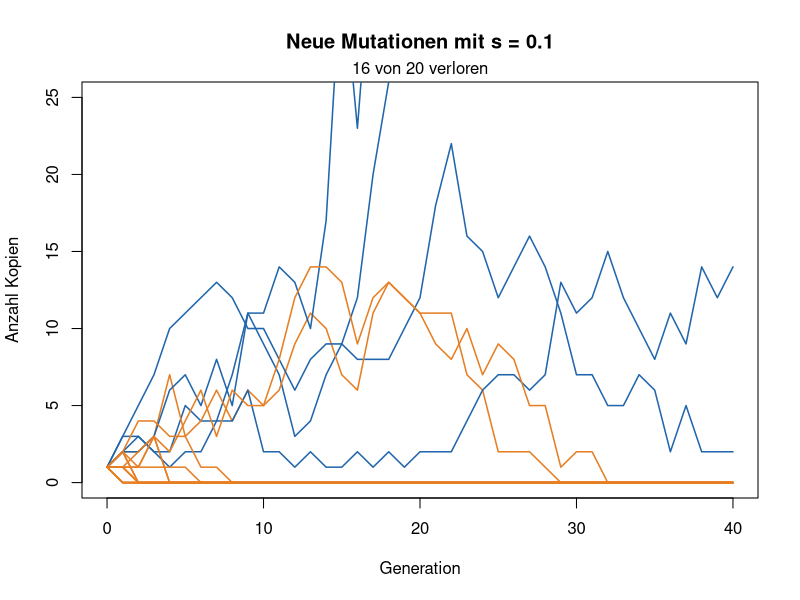
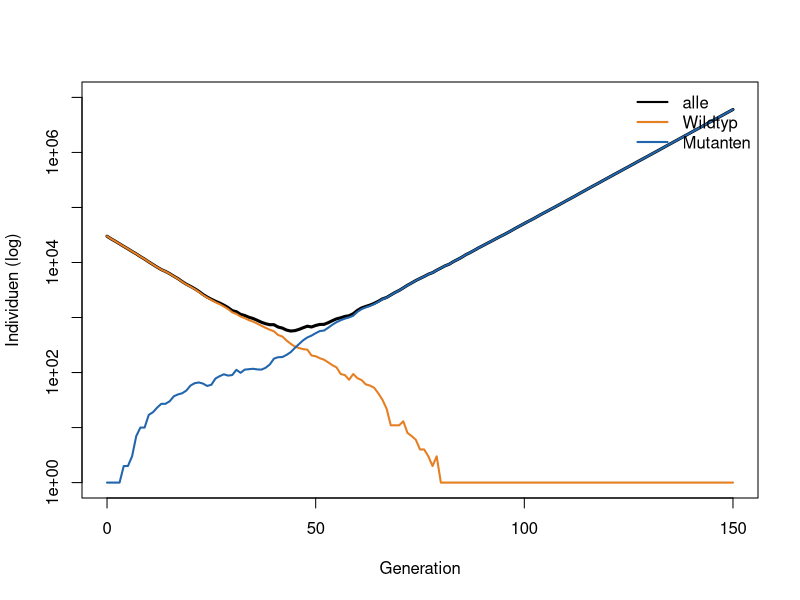
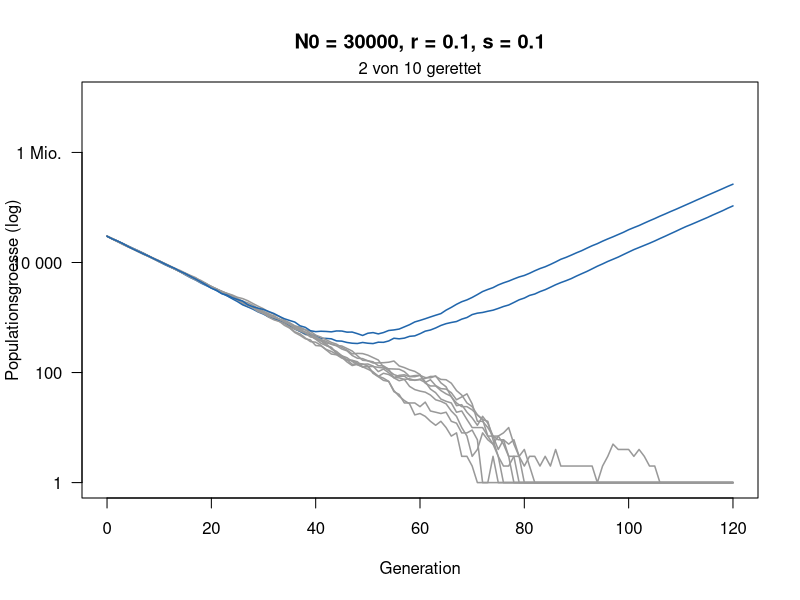
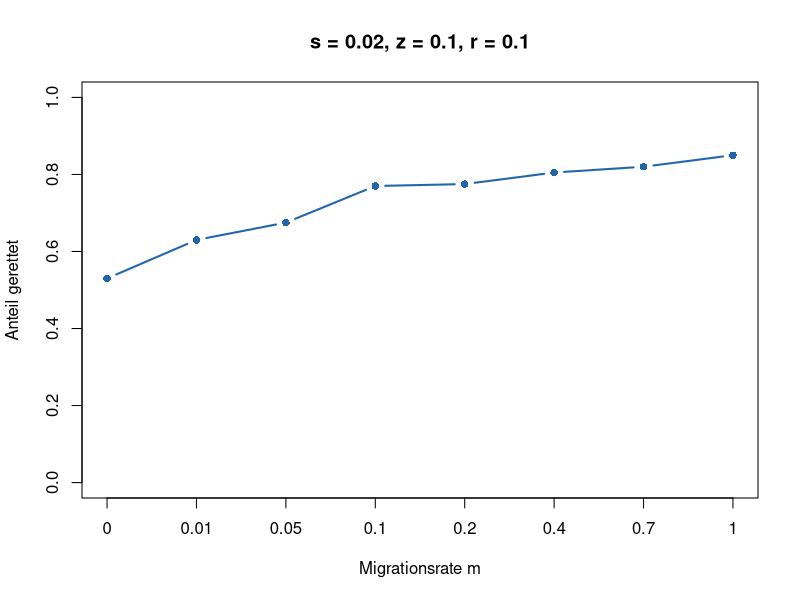
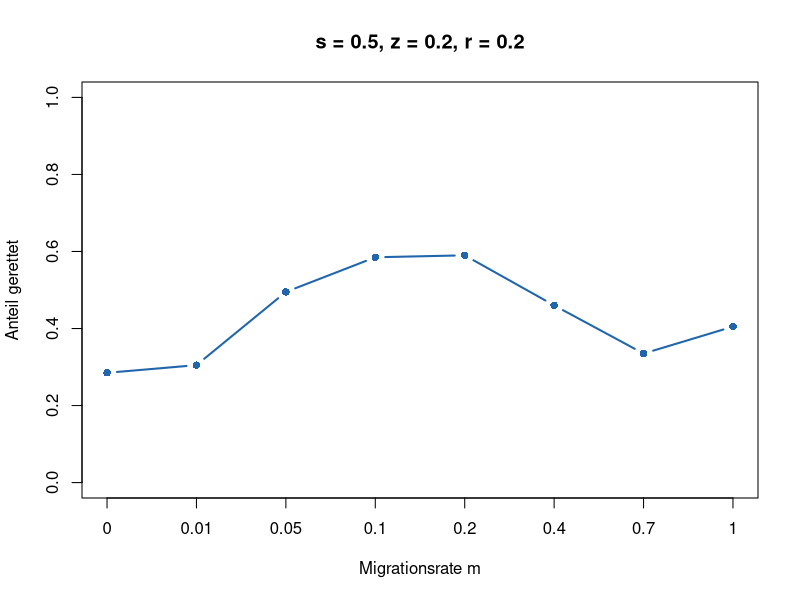

R code for these plots, in order:
# Woche 10 - Notebook (nur R, base R)
# Mutation und Rettung: neue Mutationen, evolutionaere Rettung, Elefanten, zwei Orte
# In RStudio: Working Directory = weeks/week-10, dann Zeile fuer Zeile ausfuehren.
# Quarto: notebook.qmd. Knit ohne Quarto: notebook.Rmd.

# Eine neue Mutation beginnt mit einer Kopie. Auch wenn sie vorteilhaft ist, geht sie oft durch Zufall verloren. Heute simulieren Sie zuerst, wie oft sich eine solche Mutation etabliert. Danach schrumpft eine Population, weil die Umwelt schlecht wird (z. B. ein Antibiotikum). Kann eine resistente Mutation sie retten?
#
# Das Modell. Jedes Individuum hat eine zufaellige Zahl von Nachkommen:
#
# - Mutante (resistent): im Mittel 1 + s Nachkommen,
# - Wildtyp im neuen Stress: im Mittel 1 - r Nachkommen, die Population schrumpft also jede Generation um den Anteil r,
# - Jeder Wildtyp-Nachkomme ist mit Wahrscheinlichkeit U = 0.00001 eine neue Mutante.
#
# Die Abbildungen.
#
# - Teil 1: x-Achse Generation, y-Achse Anzahl Kopien einer Mutation. Blau: ueberlebt, orange: verloren.
# - Teil 3: x-Achse Generation, y-Achse Anzahl Individuen auf einer log-Skala (1, 10, 100, ...). Orange: Wildtyp, blau: Mutanten, schwarz: alle zusammen.
# - Teil 4: x-Achse Generation, y-Achse Populationsgroesse (log). Blau: gerettet, grau: ausgestorben.

# Auftrag
# 1. Verfolgen Sie einzelne neue Mutationen und schaetzen Sie, wie oft sie sich etablieren.
# 2. Lesen und starten Sie ein kleines Programm, das eine schrumpfende Population simuliert.
# 3. Schaetzen Sie mit vielen Laeufen, wie oft sie gerettet wird, und wie das von N_0 und r abhaengt.
# 4. Bonus: Wie viel eher mussten Elefanten ohne Stosszaehne den Krieg ueberleben?
# 5. Bonus: Hilft Migration aus einer Zuflucht der Rettung?

# ===========================================================================
# 0 · Funktionen
# ===========================================================================
#
# Einfach ausfuehren.

# Eine Mutation ueber die Zeit: jede Kopie hat im Mittel 1 + s Nachkommen
linie <- function(s, generationen = 40) {
  n <- numeric(generationen + 1)
  n[1] <- 1
  for (t in seq_len(generationen)) n[t + 1] <- rpois(1, n[t] * (1 + s))
  n
}

zeige_linien <- function(s, anzahl = 20) {
  plot(NA, xlim = c(0, 40), ylim = c(0, 25), xlab = "Generation",
       ylab = "Anzahl Kopien", main = paste("Neue Mutationen mit s =", s))
  verloren <- 0
  for (i in seq_len(anzahl)) {
    n <- linie(s)
    weg <- n[41] == 0
    verloren <- verloren + weg
    lines(0:40, n, col = if (weg) "#e67e22" else "#2166ac", lwd = 1.5)
  }
  mtext(paste(verloren, "von", anzahl, "verloren"), side = 3, line = 0.2)
}

# 1 = etabliert (100 Kopien erreicht), 0 = verloren
schicksal <- function(s, grenze = 100) {
  n <- 1
  while (n > 0 && n < grenze) n <- rpois(1, n * (1 + s))
  as.numeric(n >= grenze)
}

schaetze_etablierung <- function(s, wiederholungen = 2000) {
  mean(replicate(wiederholungen, schicksal(s)))
}

# Eine schrumpfende Population: Wildtyp (1 - r), Mutanten (1 + s)
rettung_lauf <- function(N0, r, s, U = 1e-5, generationen = 120) {
  wt <- N0; mut <- 0
  N <- numeric(generationen + 1); N[1] <- N0
  for (t in seq_len(generationen)) {
    neu <- rbinom(1, wt, U)
    wt <- rpois(1, wt * (1 - r))
    mut <- min(rpois(1, mut * (1 + s)) + neu, 1e7)
    N[t + 1] <- wt + mut
  }
  N
}

zeige_rettung <- function(N0, r, s, anzahl = 10) {
  plot(NA, xlim = c(0, 120), ylim = c(1, 1e7), log = "y", xlab = "Generation",
       ylab = "Populationsgroesse (log)", yaxt = "n",
       main = paste0("N0 = ", N0, ", r = ", r, ", s = ", s))
  axis(2, at = 10^c(0, 2, 4, 6), labels = c("1", "100", "10 000", "1 Mio."), las = 1)
  gerettet <- 0
  for (i in seq_len(anzahl)) {
    N <- rettung_lauf(N0, r, s)
    ok <- N[121] > 0
    gerettet <- gerettet + ok
    lines(0:120, pmax(N, 1), col = if (ok) "#2166ac" else "grey60", lwd = 1.5)
  }
  mtext(paste(gerettet, "von", anzahl, "gerettet"), side = 3, line = 0.2)
}

# 1 = gerettet (1000 Mutanten), 0 = ausgestorben
rettung <- function(N0, r, s, U = 1e-5, grenze = 1000) {
  wt <- N0; mut <- 0
  repeat {
    neu <- rbinom(1, wt, U)
    wt <- rpois(1, wt * (1 - r))
    mut <- rpois(1, mut * (1 + s)) + neu
    if (mut >= grenze) return(1)
    if (wt + mut == 0) return(0)
  }
}

schaetze_rettung <- function(N0, r, s, wiederholungen = 300) {
  mean(replicate(wiederholungen, rettung(N0, r, s)))
}

# Naeherung (Orr & Unckless 2014)
formel <- function(N0, r, s, U = 1e-5) round(1 - exp(-2 * N0 * U * s / r), 2)

# ===========================================================================
# 1 · Eine neue Mutation
# ===========================================================================
#
# 20 neue Mutationen, jede startet mit einer Kopie und hat den Vorteil s = 0.1.

zeige_linien(s = 0.1)   # hier s aendern

# Aufgabe A
# 1. Wie viele der 20 Mutationen gehen verloren? Fuehren Sie den Block mehrmals aus.
# 2. Probieren Sie s = 0 und s = 0.3. Was aendert sich?
# 3. Warum geht eine vorteilhafte Mutation ueberhaupt verloren?

# ===========================================================================
# 2 · Wie oft etabliert sie sich?
# ===========================================================================
#
# schaetze_etablierung(s) simuliert 2000 neue Mutationen und gibt den Anteil zurueck, der sich etabliert (100 Kopien erreicht). Die Faustregel sagt: etwa 2s.

schaetze_etablierung(s = 0.1)   # hier s aendern
2 * 0.1                         # Faustregel

# Aufgabe B
# Fuellen Sie die Tabelle aus:
#
# | s | Simulation | Faustregel 2s |
# |---|---|---|
# | 0.02 |  |  |
# | 0.05 |  |  |
# | 0.1 |  |  |
# | 0.2 |  |  |
#
# Wann passt die Faustregel gut, wann weniger?

# ===========================================================================
# 3 · Ein Programm fuer Rettung
# ===========================================================================
#
# Jetzt schreiben wir das Modell selbst aus. Das ganze Programm hat drei Teile:
#
# 1. Zustand: Wie viele Wildtypen (wt) und wie viele Mutanten (mut) gibt es?
# 2. Eine Generation: neue Mutanten ziehen, dann Nachkommen ziehen.
# 3. Schleife: die Generation viele Male wiederholen.
#
# Neu ist rpois(1, mittel): eine zufaellige ganze Zahl mit Mittelwert mittel. Wir brauchen sie fuer die Zahl der Nachkommen einer ganzen Gruppe. Bei 1000 Wildtypen und r = 0.1 ist rpois(1, 900) etwa 900, aber nicht genau. rbinom kennen Sie aus Woche 9: Von wt Nachkommen ist jeder mit Wahrscheinlichkeit U ein Mutant.

N0 <- 30000   # Startgroesse
r  <- 0.1     # Rueckgang des Wildtyps pro Generation
s  <- 0.1     # Vorteil der Mutante
U  <- 1e-5    # Mutationsrate
generationen <- 150

# 1. Zustand: ein Platz pro Generation
wt  <- numeric(generationen + 1)
mut <- numeric(generationen + 1)
wt[1]  <- N0
mut[1] <- 0

# 2. und 3.: eine Generation, viele Male
for (t in 1:generationen) {
  neu        <- rbinom(1, wt[t], U)                # neue Mutanten unter den Wildtypen
  wt[t + 1]  <- rpois(1, wt[t] * (1 - r))          # Wildtyp: im Mittel 1 - r Nachkommen
  mut[t + 1] <- rpois(1, mut[t] * (1 + s)) + neu   # Mutanten: im Mittel 1 + s Nachkommen
}

plot(0:generationen, pmax(wt + mut, 1), type = "l", lwd = 3, log = "y",
     xlab = "Generation", ylab = "Individuen (log)", ylim = c(1, 1e7))
lines(0:generationen, pmax(wt, 1),  col = "#e67e22", lwd = 2)
lines(0:generationen, pmax(mut, 1), col = "#2166ac", lwd = 2)
legend("topright", c("alle", "Wildtyp", "Mutanten"), col = c("black", "#e67e22", "#2166ac"),
       lwd = 2, bty = "n")

which(mut > 0)[1] - 1   # in welcher Generation gibt es zum ersten Mal Mutanten?

# Aufgabe C
# 1. Fuehren Sie den Block mehrmals aus. Wann entsteht die erste Mutante? Wird die Population jedes Mal gerettet?
# 2. Suchen Sie in einer geretteten Population die U-Kurve. Wer schrumpft, wer waechst?
# 3. Setzen Sie U <- 0. Was passiert, und warum?
# 4. Manchmal entsteht eine Mutante und verschwindet wieder. Woran sieht man das in der Abbildung?

# --- Von einem Lauf zur Wahrscheinlichkeit ---
#
# Ein Lauf sagt nur: gerettet oder nicht. Um eine Wahrscheinlichkeit zu schaetzen, packen wir das Programm in eine Funktion und lassen sie viele Male laufen. Die Schleife laeuft jetzt so lange, bis die Population ausgestorben ist oder 1000 Mutanten hat (while: "solange").

ein_lauf <- function(N0, r, s, U = 1e-5) {
  wt <- N0
  mut <- 0
  while (wt + mut > 0 && mut < 1000) {   # solange nicht ausgestorben und nicht gerettet
    neu <- rbinom(1, wt, U)
    wt  <- rpois(1, wt * (1 - r))
    mut <- rpois(1, mut * (1 + s)) + neu
  }
  as.numeric(mut >= 1000)   # 1 = gerettet, 0 = ausgestorben
}

ergebnisse <- replicate(200, ein_lauf(N0 = 30000, r = 0.1, s = 0.1))
sum(ergebnisse)    # wie viele von 200 gerettet?
mean(ergebnisse)   # Anteil: Schaetzung der Wahrscheinlichkeit

# Das ist das ganze Rezept jeder solchen Simulation: Zustand, eine Generation, Schleife, Abbruch, viele Wiederholungen.

# ===========================================================================
# 4 · Viele Laeufe ansehen
# ===========================================================================
#
# Eine Population mit N_0 = 30\,000 Individuen geraet in Stress und schrumpft jede Generation um r = 10\,\%. Resistente Mutanten haben den Vorteil s = 0.1. Die Abbildung zeigt 10 Wiederholungen.

zeige_rettung(N0 = 30000, r = 0.1, s = 0.1)   # hier N0 oder r aendern

# Aufgabe D
# 1. Beschreiben Sie eine blaue Kurve: Was passiert zuerst, was danach?
# 2. Probieren Sie N_0 = 3000 und N_0 = 300\,000. Was aendert sich?
# 3. Probieren Sie r = 0.3 (mit N_0 = 30\,000). Was aendert sich?

# ===========================================================================
# 5 · Wie wahrscheinlich ist Rettung?
# ===========================================================================
#
# schaetze_rettung macht dasselbe wie mean(replicate(...)) oben, mit 300 Populationen. formel ist die Naeherung aus der Vorlesung.

schaetze_rettung(N0 = 30000, r = 0.1, s = 0.1)   # hier aendern
formel(N0 = 30000, r = 0.1, s = 0.1)             # gleich aendern

# Aufgabe E
# a) Startgroesse (r = 0.1, s = 0.1):
#
# | N_0 | Simulation | Formel |
# |---|---|---|
# | 1 000 |  |  |
# | 10 000 |  |  |
# | 100 000 |  |  |
#
# b) Ab welchem N_0 wird etwa die Haelfte der Populationen gerettet?
#
# c) Was bedeutet das fuer Bakterien unter Antibiotika (Milliarden Zellen) und fuer eine bedrohte Art mit wenigen hundert Tieren (z. B. Tasmanische Teufel)?

# ===========================================================================
# 6 · Bonus: Elefanten ohne Stosszaehne
# ===========================================================================
#
# Im Gorongosa-Nationalpark (Mosambik) wurden im Buergerkrieg 1977-1992 ueber 90 % der Elefanten gewildert, fuer Elfenbein. Vor dem Krieg hatten 18.5 % der Weibchen keine Stosszaehne (n = 52), nach dem Krieg 50.9 % (n = 108) (Campbell-Staton et al. 2021).
#
# Elefanten leben lange: Der Krieg dauerte weniger als eine Elefantengeneration. Wir brauchen also keine Simulation ueber viele Generationen, sondern einen Selektionsschritt wie in Woche 6. Ueberlebt ein stosszahnloses Weibchen w-mal eher als eines mit Stosszaehnen, dann ist der neue Anteil
#
# 
# p' = \frac{w\,p}{w\,p + (1 - p)}.
# 

p_vorher <- 0.185   # Anteil stosszahnloser Weibchen vor dem Krieg
w <- 1              # wie viel eher ueberleben stosszahnlose Weibchen? bitte aendern

p_nachher <- w * p_vorher / (w * p_vorher + (1 - p_vorher))
p_nachher           # beobachtet nach dem Krieg: 0.509

# Aufgabe F (Bonus)
# 1. Finden Sie den Wert von w, bei dem p_nachher etwa 0.509 ist. Die Autoren schaetzen mit eigenen Modellen etwa 5.
# 2. Warum ist das stehende Variation und keine neue Mutation? Was haette eine neue Mutation mit einer Kopie in dieser Zeit erreicht?
# 3. Bei den Toechtern, die nach dem Krieg geboren wurden, sind es 33 %, weniger als bei ihren Muettern. Tipp: Eine stosszahnlose Mutter traegt das Allel nur einmal.

# ===========================================================================
# 7 · Bonus: Rettung mit zwei Orten
# ===========================================================================
#
# Tomasini & Peischl (2020): Zwei Orte tauschen Individuen aus. Ort 1 wird sofort schlecht, Ort 2 ist zuerst eine Zuflucht und wird erst nach \theta = 100 Generationen schlecht.
#
# - Wildtyp im schlechten Ort: im Mittel 1 - r Nachkommen. In der Zuflucht bleibt er bei K = 5000.
# - Mutante im schlechten Ort: 1 + z. In der Zuflucht hat sie Kosten: 1 - s.
# - Jede Generation wechselt ein Anteil m/2 jedes Ortes zum anderen Ort.
# - Gerettet, sobald es irgendwo 500 Mutanten gibt.
#
# Das Programm ist dasselbe Rezept wie in Teil 3, nur sind wt und mut jetzt Vektoren mit zwei Eintraegen (Ort 1, Ort 2), und nach den Nachkommen kommt ein dritter Schritt: Migration.

zwei_orte <- function(m, s, z, r, K = 5000, theta = 100, U = 2e-5, grenze = 500) {
  wt  <- c(K, K)   # Wildtyp in Ort 1 und Ort 2
  mut <- c(0, 0)   # Mutanten in Ort 1 und Ort 2
  for (t in 1:1000) {
    schlecht <- c(TRUE, t > theta)
    wt  <- rpois(2, wt * ifelse(schlecht, 1 - r, 1))
    if (!schlecht[2]) wt[2] <- K                  # Zuflucht bleibt voll
    neu <- rbinom(2, wt, U)                       # neue Mutanten
    mut <- rpois(2, mut * ifelse(schlecht, 1 + z, 1 - s)) + neu
    weg_wt  <- rbinom(2, wt,  m / 2)              # Migration
    weg_mut <- rbinom(2, mut, m / 2)
    wt  <- wt  - weg_wt  + rev(weg_wt)
    mut <- mut - weg_mut + rev(weg_mut)
    if (sum(mut) >= grenze) return(1)             # gerettet
    if (sum(wt) + sum(mut) == 0) return(0)        # ausgestorben
  }
  0
}

zeige_migration <- function(s, z, r, wiederholungen = 200) {
  m_werte <- c(0, 0.01, 0.05, 0.1, 0.2, 0.4, 0.7, 1)
  p <- sapply(m_werte, function(m) mean(replicate(wiederholungen, zwei_orte(m, s, z, r))))
  plot(seq_along(m_werte), p, type = "b", pch = 16, lwd = 2, col = "#2166ac",
       ylim = c(0, 1), xaxt = "n", xlab = "Migrationsrate m", ylab = "Anteil gerettet",
       main = paste0("s = ", s, ", z = ", z, ", r = ", r))
  axis(1, at = seq_along(m_werte), labels = m_werte)
  invisible(data.frame(m = m_werte, gerettet = p))
}

# Jeder Punkt: 200 Populationen bei einer Migrationsrate.

set.seed(1)
zeige_migration(s = 0.02, z = 0.1, r = 0.1)   # billige Mutante

set.seed(1)
zeige_migration(s = 0.5, z = 0.2, r = 0.2)    # teure Mutante: bitte s aendern

# Aufgabe G (Bonus)
# 1. Billige Mutante (s = 0.02): Hilft Migration? Wie viel mehr Populationen werden gerettet als ohne Migration (m = 0)?
# 2. Teure Mutante (s = 0.5): Bei welcher Migrationsrate ist Rettung am wahrscheinlichsten? Was passiert bei sehr viel Migration?
# 3. Erklaeren Sie den Unterschied mit dem Wort gene swamping: Wo landen die Mutanten bei viel Migration, und was passiert dort mit ihnen?
# 4. Pruefen Sie die Bedingung aus der Vorlesung, s/z < r\,\theta, fuer beide Faelle (\theta = 100). Was sagt sie, was sagt sie nicht?
